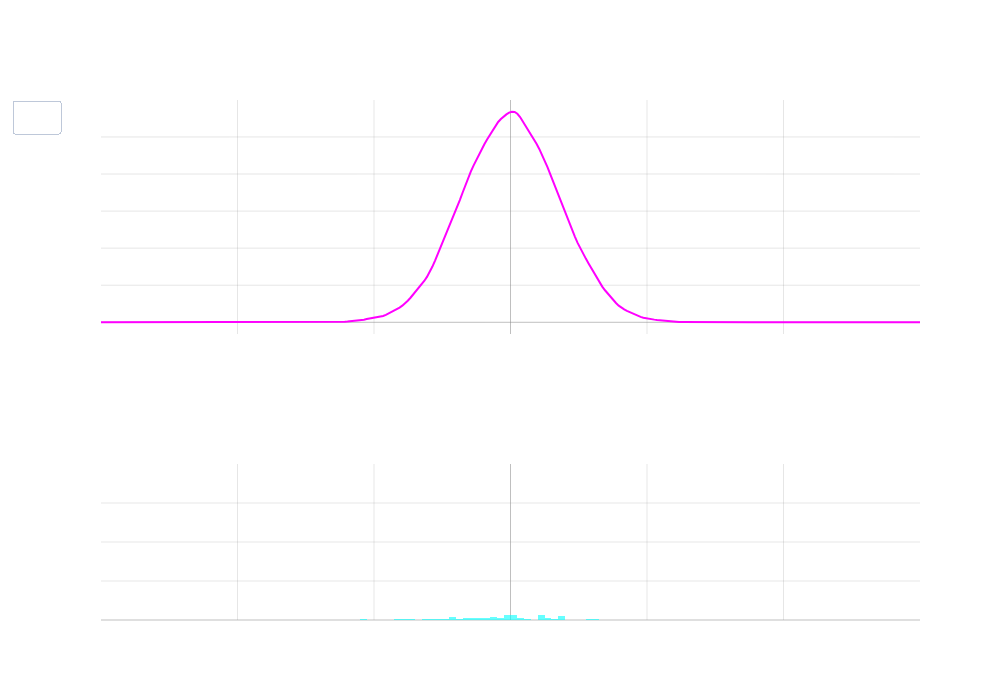

Notebook code cell kept with this figure:
### Markdown cell above
Clearly, the model is not capturing the necessary dynamics.  To observe the return distribution we have for NVDA (assuming normality) we would have needed to observe over 1,000 years of daily return data on average to see these extremes.  Specifically, the normal distribution fails to capture excess kurtosis in the empirical return distribution which dramatically increases the likelihood of extreme events (by apparently several hundreds of years!)

Moreover, some assumptions and subsequent violations are more insulting than others.  

In other words, some assumptions are not as strong but are just as useful and when violated don't have as strong of an impact in our decisions made based on the model we develop.

- A *no arbitrage* assumption, for example, is far from overly strong and has minimal impact in terms of decisions made if it is indeed violated in practice (it is violated)

### Code cell
import numpy as np
from scipy import stats
import plotly.graph_objects as go
from plotly.subplots import make_subplots

# Generate sample data
np.random.seed(42)
n_samples = 30000  # Increased base number of samples

# Create time-varying normal distributions with varying variance
n_frames = 60
means = np.concatenate([
    np.linspace(0, 2, n_frames//3),
    np.linspace(2, -2, n_frames//3),
    np.linspace(-2, 0, n_frames//3)
])

# Variance increases with distance from mean=0
variances = 0.5 + (np.abs(means) * 0.5)**2

x_range = np.linspace(-6, 6, 300)  # Increased x range
frames = []
all_samples = []

for mean, var in zip(means, variances):
    # Draw significantly more samples when closer to mean=0
    scaling_factor = 1 / (1 + np.abs(mean)**2)  # Quadratic scaling for more dramatic effect
    n_samples_current = int(n_samples * scaling_factor)
    X = np.random.normal(mean, np.sqrt(var), n_samples_current)
    kde_X = stats.gaussian_kde(X)
    
    # Generate samples from current distribution
    samples = np.random.normal(mean, np.sqrt(var), n_samples_current//500)  # Increased sample retention
    all_samples.extend(samples)
    
    frames.append(
        go.Frame(
            data=[
                go.Scatter(
                    x=x_range,
                    y=kde_X(x_range),
                    mode='lines',
                    line=dict(color='rgba(255, 0, 255, 1)', width=2),
                    name='Varying Normal'
                ),
                go.Histogram(
                    x=all_samples,
                    nbinsx=50,  # Increased number of bins
                    name='Sample Distribution',
                    marker_color='rgba(0, 255, 255, 0.6)'
                )
            ]
        )
    )

# Create base figure with subplots
fig = make_subplots(rows=2, cols=1, row_heights=[0.6, 0.4], subplot_titles=('Unobservable Data Generating Distribution', 'Observed (Empirical) Stock Returns'))

# Add initial traces
fig.add_trace(frames[0].data[0], row=1, col=1)
fig.add_trace(frames[0].data[1], row=2, col=1)

# Add frames
fig.frames = frames

# Add animation buttons with increased repetitions
fig.update_layout(
    updatemenus=[{
        'type': 'buttons',
        'showactive': False,
        'buttons': [{
            'label': 'Play',
            'method': 'animate',
            'args': [None, {
                'frame': {'duration': 50, 'redraw': True},
                'fromcurrent': True,
                'transition': {'duration': 0},
                'mode': 'immediate',
                'loop': True  # Enable looping
            }]
        }]
    }]
)

# Update layout
fig.update_layout(
    height=700,
    width=1000,
    showlegend=False,
    plot_bgcolor='rgba(0,0,0,0)',
    paper_bgcolor='rgba(0,0,0,0)',
    font=dict(color='white'),
    title='Normal Distribution with Varying Mean and Variance'
)

# Update axes for both subplots with expanded range
fig.update_xaxes(
    showgrid=True,
    gridwidth=1,
    gridcolor='rgba(128,128,128,0.2)',
    zeroline=True,
    zerolinewidth=1,
    zerolinecolor='rgba(128,128,128,0.5)',
    range=[-6, 6],  # Increased range
    row=1, col=1
)
fig.update_yaxes(
    showgrid=True,
    gridwidth=1,
    gridcolor='rgba(128,128,128,0.2)',
    zeroline=True,
    zerolinewidth=1,
    zerolinecolor='rgba(128,128,128,0.5)',
    row=1, col=1
)

fig.update_xaxes(
    showgrid=True,
    gridwidth=1,
    gridcolor='rgba(128,128,128,0.2)',
    zeroline=True,
    zerolinewidth=1,
    zerolinecolor='rgba(128,128,128,0.5)',
    range=[-6, 6],  # Increased range
    row=2, col=1
)
fig.update_yaxes(
    showgrid=True,
    gridwidth=1,
    gridcolor='rgba(128,128,128,0.2)',
    zeroline=True,
    zerolinewidth=1,
    zerolinecolor='rgba(128,128,128,0.5)',
    range=[0, 200],  # Increased range to accommodate more samples
    row=2, col=1
)

fig.show()

### Figure 1 — Plotly figure (JSON) as saved in the notebook; plotly's stock layout.template omitted (floating-point values rounded to 4 significant figures; data arrays with more than 128 entries replaced by an {"elided": "..."} marker saying what was removed)
{"data": [{"line": {"color": "rgba(255, 0, 255, 1)", "width": 2}, "mode": "lines", "name": "Varying Normal", "type": "scatter", "x": {"elided": "300 float values"}, "xaxis": "x", "y": {"elided": "300 float values"}, "yaxis": "y"}, {"marker": {"color": "rgba(0, 255, 255, 0.6)"}, "name": "Sample Distribution", "nbinsx": 50, "type": "histogram", "x": [-1.4, -0.746, -0.4151, 0.1058, 0.7242, 0.4908, -0.8339, -0.2628, 0.05401, -0.1854, -0.1904, -1.218, -0.8151, -0.2849, -2.187, 0.453, -0.9706, 0.4857, 0.4235, -0.3844, 0.7075, 0.5255, -0.2185, -0.2982, 0.7759, 0.1641, 0.7387, -1.689, 0.06964, -1.115, -0.01824, 0.5047, 1.23, -0.6634, -0.3717, -0.06755, -0.6891, 0.6919, -0.04956, 0.08624, 0.4385, -0.05071, -0.5781, -0.04456, -0.6054, 0.07635, 0.7049, -0.8308, -1.084, 0.03482, -0.5429, 0.02245, 0.2266, -1.516, 0.4878, -0.8271, -0.0158, -0.4663, -0.3903, 1.198], "xaxis": "x2", "yaxis": "y2"}], "layout": {"annotations": [{"font": {"size": 16}, "showarrow": false, "text": "Unobservable Data Generating Distribution", "x": 0.5, "xanchor": "center", "xref": "paper", "y": 1, "yanchor": "bottom", "yref": "paper"}, {"font": {"size": 16}, "showarrow": false, "text": "Observed (Empirical) Stock Returns", "x": 0.5, "xanchor": "center", "xref": "paper", "y": 0.3, "yanchor": "bottom", "yref": "paper"}], "font": {"color": "white"}, "height": 700, "paper_bgcolor": "rgba(0,0,0,0)", "plot_bgcolor": "rgba(0,0,0,0)", "showlegend": false, "title": {"text": "Normal Distribution with Varying Mean and Variance"}, "updatemenus": [{"buttons": [{"args": [null, {"frame": {"duration": 50, "redraw": true}, "fromcurrent": true, "loop": true, "mode": "immediate", "transition": {"duration": 0}}], "label": "Play", "method": "animate"}], "showactive": false, "type": "buttons"}], "width": 1000, "xaxis": {"anchor": "y", "domain": [0, 1], "gridcolor": "rgba(128,128,128,0.2)", "gridwidth": 1, "range": [-6, 6], "showgrid": true, "zeroline": true, "zerolinecolor": "rgba(128,128,128,0.5)", "zerolinewidth": 1}, "xaxis2": {"anchor": "y2", "domain": [0, 1], "gridcolor": "rgba(128,128,128,0.2)", "gridwidth": 1, "range": [-6, 6], "showgrid": true, "zeroline": true, "zerolinecolor": "rgba(128,128,128,0.5)", "zerolinewidth": 1}, "yaxis": {"anchor": "x", "domain": [0.55, 1], "gridcolor": "rgba(128,128,128,0.2)", "gridwidth": 1, "showgrid": true, "zeroline": true, "zerolinecolor": "rgba(128,128,128,0.5)", "zerolinewidth": 1}, "yaxis2": {"anchor": "x2", "domain": [0, 0.3], "gridcolor": "rgba(128,128,128,0.2)", "gridwidth": 1, "range": [0, 200], "showgrid": true, "zeroline": true, "zerolinecolor": "rgba(128,128,128,0.5)", "zerolinewidth": 1}}}
